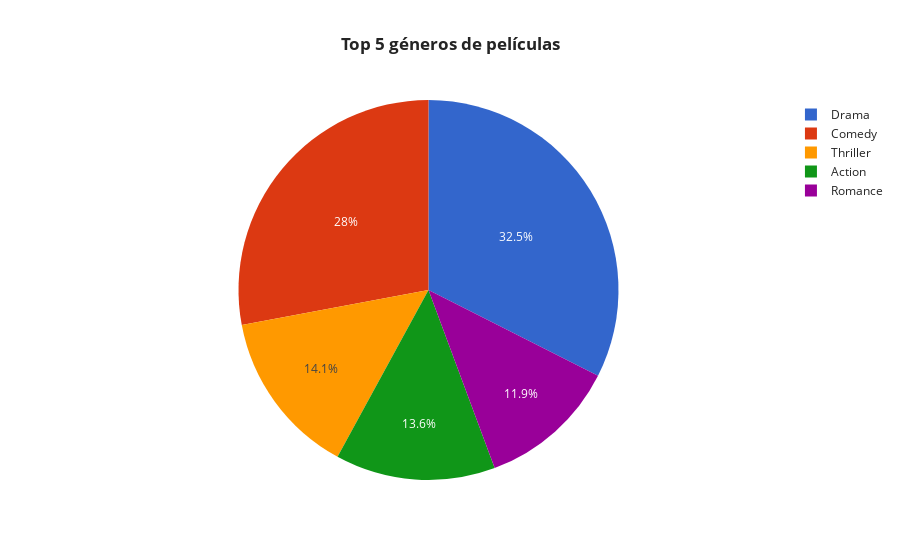

Notebook code for this chart:
### Code cell
# ¿Cúales son los 5 géneros más vistos?
base = movies3.groupby(['variable'])[['value']].sum().sort_values('value', ascending = False).reset_index().head(5)

# Gráfica
fig = px.pie(base, values = 'value', names ='variable',
             title= '<b>Top 5 géneros de películas<b>',
             color_discrete_sequence=px.colors.qualitative.G10)

# Agrear etiquetas a las porciones
fig.update_layout(
    template = 'simple_white',
    title_x = 0.5)

fig.show()

### Figure 1 — Plotly figure (JSON) as saved in the notebook; plotly's stock layout.template omitted (floating-point values rounded to 4 significant figures)
{"data": [{"domain": {"x": [0, 1], "y": [0, 1]}, "hovertemplate": "variable=%{label}<br>value=%{value}<extra></extra>", "labels": ["Drama", "Comedy", "Thriller", "Action", "Romance"], "legendgroup": "", "name": "", "showlegend": true, "type": "pie", "values": [4361, 3756, 1894, 1828, 1596]}], "layout": {"legend": {"tracegroupgap": 0}, "piecolorway": ["#3366CC", "#DC3912", "#FF9900", "#109618", "#990099", "#0099C6", "#DD4477", "#66AA00", "#B82E2E", "#316395"], "title": {"text": "<b>Top 5 géneros de películas<b>", "x": 0.5}}}
